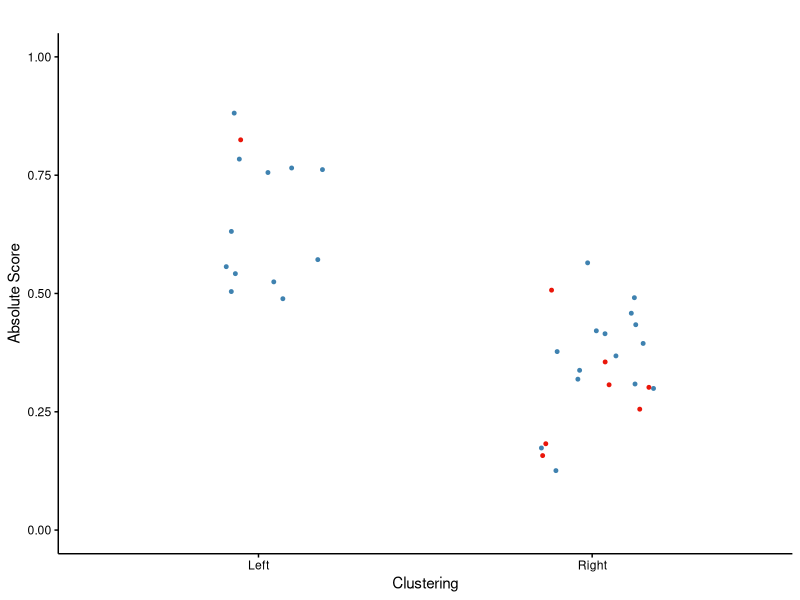
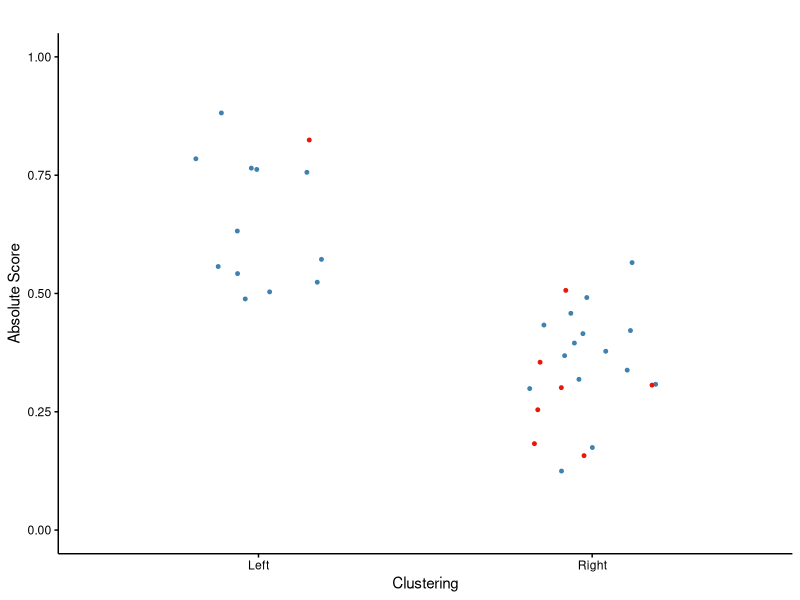

R code for these plots, in order:
library(ggplot2)

data <- read.delim('../data/Figure 4B input.txt', header = TRUE, sep = '\t', row.names = 1, check.names = FALSE)
head(data)

clusteringLeft <- subset(data$AbsoluteScore, data$Clustering == 'Left')
clusteringRight <- subset(data$AbsoluteScore, data$Clustering == 'Right')

t.test(clusteringLeft, clusteringRight)

plt <- ggplot(data, aes(x = Clustering, y = AbsoluteScore, col = as.character(Recurr))) +
  geom_jitter(width = 0.2, size = 1) + 
  scale_color_manual(values = c('#3f82b0', '#ea160a')) +
  theme_classic() + 
  theme(axis.text = element_text(colour = 'black'),
        axis.ticks = element_line(color = 'black'), 
        plot.title = element_text(hjust = 0.5), 
        legend.position = 'none') + 
  labs(title = '', y = 'Absolute Score', x = 'Clustering') + ylim(0, 1)
plt
ggsave('../results/Figure 4B.pdf', plt, height = 5, width = 4, units = 'cm')
